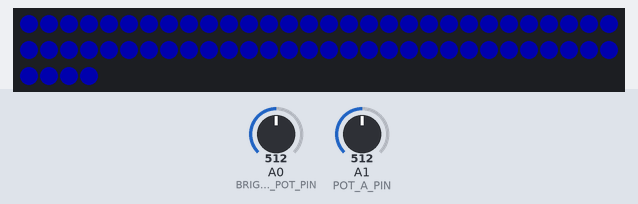
The sketch below on a simulated Arduino Uno, built with avr-gcc and run on an emulated ATmega328P. On the bench: 64 RGB LEDs in strip order, left to right, continuing on the next row. The inputs (shaded band) are chosen by the test bench; at power-on: A1 (POT_A_PIN) = 512, A0 (BRIGHTNESS_POT_PIN) = 512. Dim RGB values are drawn brighter than linear; random numbers use the default seed unless the sketch sets one; what the sketch prints to the serial monitor is not drawn.

Above: at 0.7 s.
2.3 s: A1 (POT_A_PIN) set to 212
3.8 s: A1 (POT_A_PIN) set to 189
At 3.86 s:
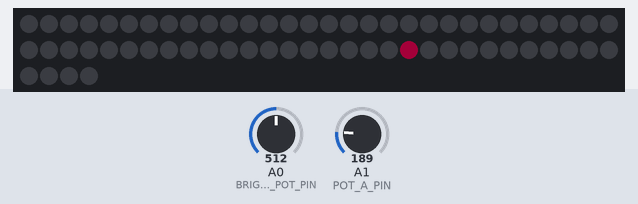
5.5 s: A0 (BRIGHTNESS_POT_PIN) set to 306
At 5.57 s:
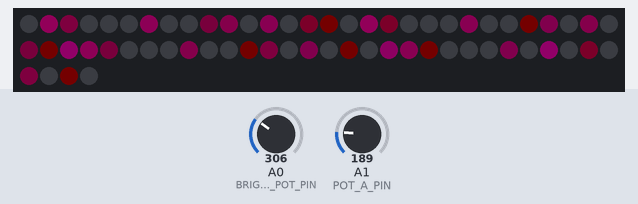
7.5 s: A1 (POT_A_PIN) set to 107
10.4 s: A1 (POT_A_PIN) set to 94
At 10.42 s:
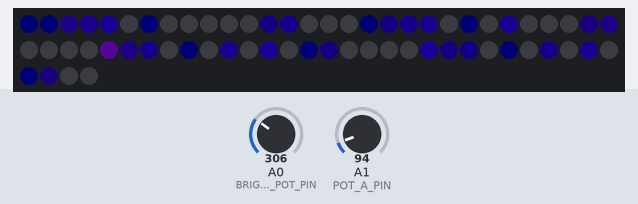
11.9 s: A1 (POT_A_PIN) set to 110
At 12.14 s:
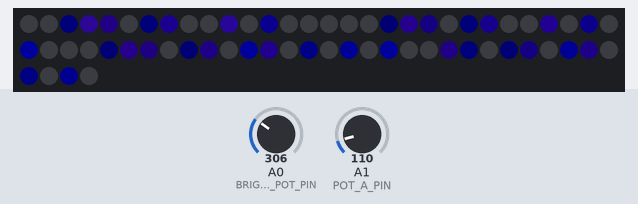

The sketch:

4x4x4_RGB_LED_cube.ino
```cpp
/*

Creator: Isaac Pawley
Date: 23-09-2023
Repo: https://github.com/i-Saac-IV/8x8x8-RGB-LED-cube

Hiya! This is just some code to control an pretty cool 4x4x4 addressable LED cube. It may or may not work with smaller/larger cube sizes, but I can't test them.
Be sure to set size of the cube, the pin its attached to, the audio in pin and mic.

This is a testing sketch.

Original hardware:
Arduino Uno
64 WS2182B 8mm LEDs

*/

/* to do */


#include <FastLED.h>

/* pin definitions, change as needed */
#define POT_A_PIN A1
#define BRIGHTNESS_POT_PIN A0
#define ACT_LED_PIN 9
#define LED_CUBE_PIN 7

/* maths stuff, change as needed */
#define LED_CUBE_SIZE 4  // number of leds along an edge, this assumes its a true cube, not rectangular prism
#define MAX_BRIGHTNESS 100
#define FRAMES_PER_SECOND 120
#define NUM_LEDS (LED_CUBE_SIZE * LED_CUBE_SIZE * LED_CUBE_SIZE)

// boring FastLED definitions
#define LED_TYPE PL9823
#define COLOUR_ORDER RGB

/* global variables, generally these dont need changing */
double hue = 0.00;
unsigned long counter = 0UL;

/* class constructors */
CRGB led_cube[NUM_LEDS];

/**************************************** CORE 0 ***************************************/

void setup() {  //setup for core 0 (FastLED core)
  // delay(3000);
  Serial.begin(19200);
  Serial.println(__FILE__);
  Serial.println(__DATE__);
  Serial.println(__TIME__);

  FastLED.addLeds<LED_TYPE, LED_CUBE_PIN, COLOUR_ORDER>(led_cube, NUM_LEDS).setCorrection(TypicalLEDStrip);
  FastLED.setBrightness(map(analogRead(BRIGHTNESS_POT_PIN), 0, 1024, 0, MAX_BRIGHTNESS));

  // led matrix sanitiy check
  fill_solid(led_cube, NUM_LEDS, CRGB::Red);
  FastLED.show();
  delay(333);
  fill_solid(led_cube, NUM_LEDS, CRGB::Green);
  FastLED.show();
  delay(333);
  fill_solid(led_cube, NUM_LEDS, CRGB::Blue);
  FastLED.show();
  delay(333);
  FastLED.clear();
}

void loop() {
  FastLED.setBrightness(map(analogRead(BRIGHTNESS_POT_PIN), 0, 1024, 0, MAX_BRIGHTNESS));

  switch (round(map(analogRead(POT_A_PIN), 0, 1024, 0, 10))) {
    case 0:
      confetti(hue, 200, 20, 5);
      break;
    case 1:
      raining(hue, 255, 0.75, 7, 0.9);
      break;
    default:
      FastLED.clear();
      break;
  }

  Serial.println();
  FastLED.show();
  hue -= 0.1;
  counter++;
  delay(1000 / FRAMES_PER_SECOND);
}

int calc_target_led(int x, int y, int z) {  // cube mapping magic
  x = (LED_CUBE_SIZE - 1) - x;              // flip x-axis
  // y = (LED_CUBE_SIZE - 1) - y;  // flip y-axis
  z = (LED_CUBE_SIZE - 1) - z;  // flip z-axis
  int t = (y * LED_CUBE_SIZE * LED_CUBE_SIZE) + (z * LED_CUBE_SIZE);
  if (z % 2 == 0) {
    t += (LED_CUBE_SIZE - 1) - x;
  } else {
    t += x;
  }
  if (t > NUM_LEDS - 1) {  // very basic error check.
    char buffer[60];
    sprintf(buffer, "ERROR\tx: %d\ty: %d\tz: %d\tt: %d", x, y, z, t);
    Serial.println(buffer);
  }
  return t;
}

/************************************* ANIMATIONS *************************************/

void confetti(uint8_t h, uint8_t s, uint8_t dimFration, uint8_t rate) {
  if (counter % rate == 0) {
    fadeToBlackBy(led_cube, NUM_LEDS, dimFration);
    led_cube[random(NUM_LEDS)] += CHSV(h + random(32), s, 255);
  }
}

void raining(uint8_t h, uint8_t s, float dimFration, uint8_t rate, unsigned long numberOfDrops) {
  if (counter % rate == 0) {
    for (int yLevel = 0; yLevel <= LED_CUBE_SIZE - 2; yLevel++) {
      for (int led = 0; led <= (LED_CUBE_SIZE * LED_CUBE_SIZE) - 1; led++) {
        int copyFromPos = led + ((yLevel + 1) * LED_CUBE_SIZE * LED_CUBE_SIZE);
        int pasteToPos = led + (yLevel * LED_CUBE_SIZE * LED_CUBE_SIZE);
        uint8_t newRed = led_cube[copyFromPos].r * dimFration;
        uint8_t newGreen = led_cube[copyFromPos].g * dimFration;
        uint8_t newBlue = led_cube[copyFromPos].b * dimFration;
        led_cube[pasteToPos] = led_cube[copyFromPos];
        led_cube[copyFromPos] = CRGB(newRed, newGreen, newBlue);
      }
    }
    if (numberOfDrops % 1 != 0) {
      if (random((int)((numberOfDrops % 1) * 100))) led_cube[calc_target_led(random(LED_CUBE_SIZE), LED_CUBE_SIZE - 1, random(LED_CUBE_SIZE))] = CHSV(h, s, 255);
    } else {
      for (int i = 0; i <= numberOfDrops; i++) {
        led_cube[calc_target_led(random(LED_CUBE_SIZE), LED_CUBE_SIZE - 1, random(LED_CUBE_SIZE))] = CHSV(h, s, 255);
      }
    }
  }
}
```

Measured:
- the behaviour switches between 205 and 204 on A1 (POT_A_PIN) (found by bisection; images 0 and 1)
- the behaviour switches between 103 and 102 on A1 (POT_A_PIN) (found by bisection; images 2 and 3)
- after the input at 2.3 s, every drawn part: stays the same
- after the input at 3.8 s, the LEDs: change after 0.05 s (image 1)
